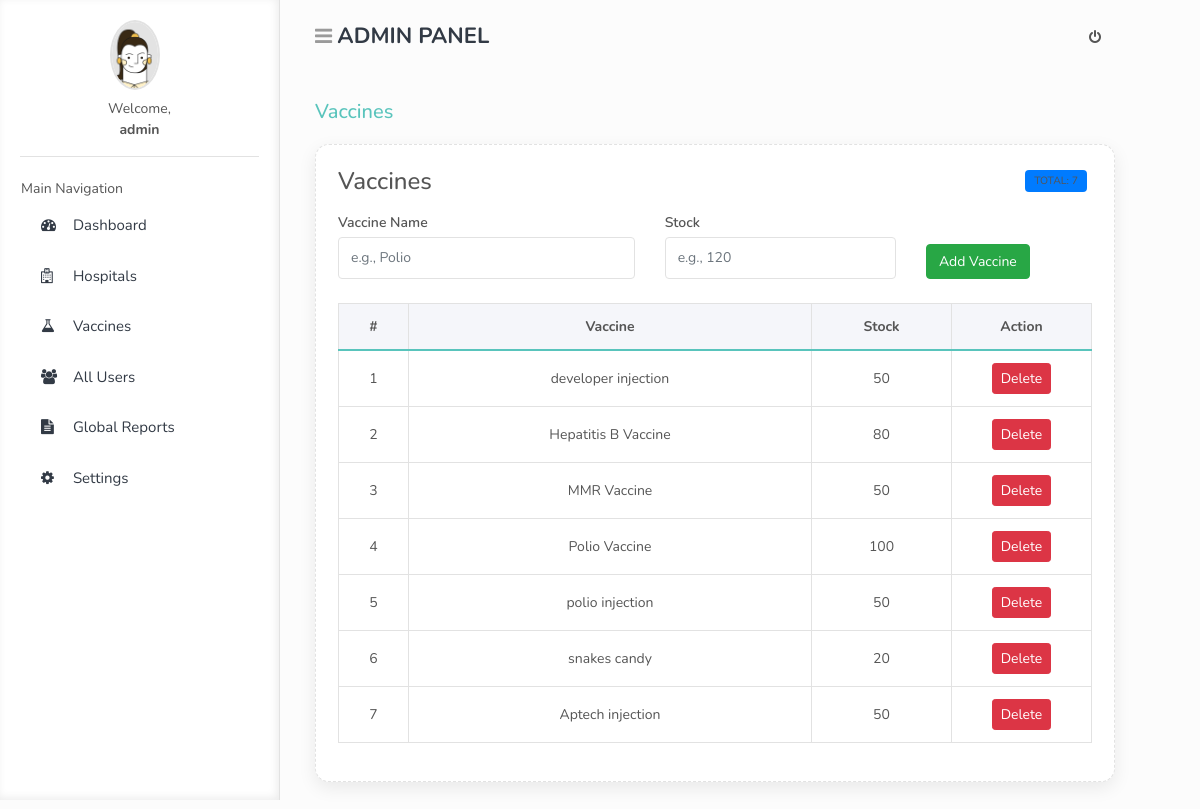
Screenshot of /mainadmin/vaccines.php (signed in) with the database file from the repository.
### tables this page shows
CREATE TABLE `users` (
  `id` int(11) NOT NULL,
  `username` varchar(50) NOT NULL,
  `email` varchar(100) NOT NULL,
  `password` varchar(255) NOT NULL,
  `role` enum('admin','parent','hospital') NOT NULL,
  `profile_pic` varchar(255) DEFAULT 'user.png'
);

CREATE TABLE `vaccines` (
  `id` int(11) NOT NULL,
  `name` varchar(100) DEFAULT NULL,
  `stock` int(11) DEFAULT NULL
);

### mainadmin/vaccines.php (the view, shortened to what this page needs)
<?php
$pageTitle = "Vaccines";
include '../base/header.php';
include '../includes/db.php';
$result = mysqli_query($conn, "SELECT * FROM vaccines ORDER BY id DESC");
$total = mysqli_num_rows($result);
?>
<div class="card vaccine-card">
    <div class="d-flex justify-content-between align-items-center mb-3">
        <div>
            <h4 class="m-0">Vaccines</h4>
        </div>
        <span class="badge bg-primary">Total: <?= $total ?></span>
    </div>
    <form method="post" class="row g-2 align-items-end mb-4">
        <div class="col-12 col-md-5">
            <label class="form-label mb-1">Vaccine Name</label>
            <input class="form-control" name="name" placeholder="e.g., Polio" required>
        </div>
        <div class="col-12 col-md-4">
            <label class="form-label mb-1">Stock</label>
            <input class="form-control" name="stock" placeholder="e.g., 120" required>
        </div>
        <div class="col-12 col-md-3 d-grid">
            <button class="btn btn-success" name="add" type="submit">
                Add Vaccine
            </button>
        </div>
    </form>
    <div class="table-responsive">
        <table class="table table-bordered table-hover text-center align-middle">
            <thead>
                <tr>
                    <th style="width:70px;">#</th>
                    <th>Vaccine</th>
                    <th style="width:140px;">Stock</th>
                    <th style="width:140px;">Action</th>
                </tr>
            </thead>
            <tbody>
                <?php if ($total > 0): ?>
                    <?php $i=1; while ($v = mysqli_fetch_assoc($result)): ?>
                        <tr>
                            <td><?= $i++ ?></td>
                            <td><?= htmlspecialchars($v['name'] ?? '') ?></td>
                            <td><?= htmlspecialchars($v['stock'] ?? '') ?></td>
                            <td>
                                <a
                                  href="vaccines.php?delete=<?= (int)$v['id'] ?>"
                                  class="btn btn-danger btn-sm"
                                  onclick="return confirm('Delete this vaccine?');"
                                >
                                    Delete
                                </a>
                            </td>
                        </tr>
                    <?php endwhile; ?>
                <?php endif; ?>
            </tbody>
        </table>
    </div>
</div>
<?php include '../base/footer.php'; ?>

### base/header.php (shortened to what this page needs)
<?php
include "../includes/db.php";
$userId   = $_SESSION['user_id'];
$role     = strtolower($_SESSION['role']);
$username = htmlspecialchars($_SESSION['username']);
$picQuery = mysqli_query($conn, "SELECT profile_pic FROM users WHERE id = '$userId'");
$picRow   = mysqli_fetch_assoc($picQuery);
$userPic  = (!empty($picRow['profile_pic'])) ? $picRow['profile_pic'] : 'user.png';
$dash_link = "dashboard.php";
if($role == 'admin') $dash_link = "index.php";
$pageTitle = $pageTitle ?? ucfirst($role) . " Dashboard";
?>
<!doctype html>
<html lang="en">
<head>
    <link rel="stylesheet" href="../assets/vendor/bootstrap/css/bootstrap.min.css">
    <link rel="stylesheet" href="../assets/vendor/font-awesome/css/font-awesome.min.css">
    <link rel="stylesheet" href="../assets/css/main.css">
</head>
<body data-theme="light" class="font-nunito">
<div id="wrapper" class="theme-cyan">
    <nav class="navbar navbar-fixed-top">
        <div class="container-fluid">
            <div class="navbar-brand">
                <button type="button" class="btn-toggle-offcanvas"><i class="fa fa-bars"></i></button>
                <a href="<?= $dash_link ?>"> <?= strtoupper($role) ?> PANEL</a>
            </div>
            <div class="navbar-right">
                <ul class="nav navbar-nav">
                    <li><a href="../logout.php" class="icon-menu"><i class="fa fa-power-off"></i></a></li>
                </ul>
            </div>
        </div>
    </nav>
    <div id="left-sidebar" class="sidebar">
        <div class="sidebar-scroll">
            <div class="user-account text-center">
                <img src="../assets/images/<?= $userPic ?>" class="rounded-circle user-photo" width="70" style="height:70px; object-fit: cover;">
                <p class="mt-2 mb-0">Welcome,</p>
                <strong><?= $username ?></strong>
                <hr>
            </div>
            <nav id="left-sidebar-nav" class="sidebar-nav">
                <ul class="metismenu">
                    <li class="header">Main Navigation</li>
                    <li><a href="<?= $dash_link ?>"><i class="fa fa-dashboard"></i> Dashboard</a></li>
                    <?php if($role == 'admin'): ?>
                        <li><a href="hospitalslist.php"><i class="fa fa-hospital-o"></i> Hospitals</a></li>
                        <li><a href="vaccines.php"><i class="fa fa-flask"></i> Vaccines</a></li>
                        <li><a href="users.php"><i class="fa fa-users"></i> All Users</a></li>
                        <li><a href="reports.php"><i class="fa fa-file-text"></i> Global Reports</a></li>
                        <li><a href="settings.php"><i class="fa fa-cog"></i> Settings</a></li>
                    <?php elseif($role == 'hospital'): ?>
                        <li><a href="appointments.php"><i class="fa fa-calendar"></i> Appointments</a></li>
                        <li><a href="manageRequests.php"><i class="fa fa-envelope"></i> Association Requests</a></li>
                        <li><a href="reportes.php"><i class="fa fa-file-text"></i> Vaccination Logs</a></li>
                    <?php endif; ?>
                </ul>
            </nav>
        </div>
    </div>
    <div id="main-content">
        <div class="container-fluid">
            <div class="block-header" style="padding-top: 20px;">
                <h2><?= $pageTitle ?></h2>
            </div>

### mainadmin/vaccines.php (style rules this page uses)
.vaccine-card { border-radius:14px; box-shadow:0 6px 18px rgba(0,0,0,0.08); padding:22px; }
.table th { background:#f5f6fa; }
.form-control { height:42px; }

### rows the page displays
users: profile_pic (placeholder picture)
vaccines: name "developer injection", stock "50"
vaccines: name "Hepatitis B Vaccine", stock "80"
vaccines: name "MMR Vaccine", stock "50"
vaccines: name "Polio Vaccine", stock "100"
vaccines: name "polio injection", stock "50"
vaccines: name "snakes candy", stock "20"
vaccines: name "Aptech injection", stock "50"

### other values shown
$role "ADMIN"
$username "admin"
$pageTitle "Vaccines"
